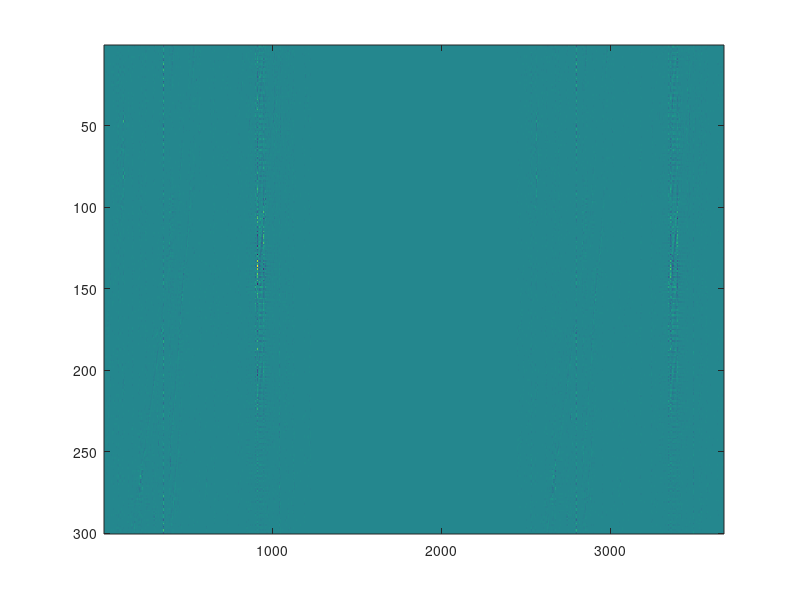

Recreate this plot in MATLAB. (Note: this script raises an error after producing the figure.)
%% THIS IS A SCRIPT TO DEMONSTRATE RESIDUAL DICTIONARY LEARNING FOR SIGNAL LEAKAGE RETRIEVAL
clc;clear;close all;

addpath(genpath('./subroutines'));


%% from urban DAS
%% patch size l1*l2
l1=32;l2=32;s1=16;s2=16;
c1=32;c2=16;%size of the 1D cosine dictionary (if c2>c1, overcomplete)
%% DCT dictionary (dctmtx will generates orthogonal transform)
dct=zeros(c1,c2);
for k=0:1:c2-1
    V=cos([0:1:c1-1]'*k*pi/c2);
    if k>0
        V=V-mean(V);
    end
    dct(:,k+1)=V/norm(V);
end
DCT=kron(dct,dct);%2D DCT dictionary (64,256)
param=struct('T',3,'niter',10,'mode',1,'K',64,'D',DCT);
perc=7;

%chenyk.data/students_postdocs/wanghang/urbandas_example/d_in.mat ./
%chenyk.data/students_postdocs/wanghang/urbandas_example/d_out.mat ./

load data/wang_in.mat;
load data/wang_out.mat;

d=d_in;
d3=d_out;
figure('units','normalized','Position',[0.2 0.4 0.8, 0.6],'color','w');
imagesc([d,d3,d-d3]);colormap(sr_seis);caxis([-0.01,0.01]);

%test clip
d1=sr_clip(d,-0.04,0.04);
figure('units','normalized','Position',[0.2 0.4 0.8, 0.6],'color','w');
imagesc([d,d1,d-d1]);colormap(sr_seis);caxis([-0.01,0.01]);

%test bp
d2=sr_bandpass(d,0.004,0,40);
figure('units','normalized','Position',[0.2 0.4 0.8, 0.6],'color','w');
imagesc([d,d2,d-d2]);colormap(sr_seis);caxis([-0.01,0.01]);


%% residual learning
% X=sr_patch(d,mode,l1,l2,s1,s2);
% [D,G]=sr_sgk(X,param);
% G2=sr_ompN(D,X,T);
% perc=1;
% G2=sr_pthresh(G2,'ph',perc);
% X2=D*G2;
% d3=sr_patch_inv(X2,mode,n1,n2,l1,l2,s1,s2);
% figure;imagesc([dc,d,d3,d-d3]);colormap(sr_seis);
% sr_snr(dc,d3)
[n1,n2]=size(d);
XX=sr_patch(d3,1,l1,l2,s1,s2);
% XXn=sr_patch(sr_clip(d-d3,-0.02,0.02),1,l1,l2,s1,s2);
XXn=sr_patch(sr_bandpass(sr_clip(d-d3,-0.04,0.04),0.004,0,40),1,l1,l2,s1,s2);
[DD,GG]=sr_sgk(XX,param);
Gn=sr_ompN(DD,XXn,3);
perc=1;
Gn=sr_pthresh(Gn,'ph',perc);
Xn=DD*Gn;
d33=sr_patch_inv(Xn,1,n1,n2,l1,l2,s1,s2);
d33=sr_mf(d33,5,1,1);
d33=sr_mf(d33,5,1,2);
d4=d3+d33;
% figure('units','normalized','Position',[0.2 0.4 0.8, 0.6],'color','w');
% imagesc([d,d3,d-d3,d33,d-d3-d33]);colormap(sr_seis);caxis([-0.01,0.01]);
% figure('units','normalized','Position',[0.2 0.4 0.8, 0.6],'color','w');
% imagesc([d,d3,d4,d-d3,d-d4]);colormap(sr_seis);caxis([-0.01,0.01]);

dt=0.20;%s
dx=1;%m
t=[0:n1-1]*dt;
x=1:n2;
indt=100:151;indx=900:1000;indt2=200:250;indx2=200:400;
figure('units','normalized','Position',[0.2 0.4 0.6, 1.0],'color','w');
subplot(6,3,1);imagesc(x,t,d);colormap(sr_seis);caxis([-0.01,0.01]);title('Raw');ylabel('Time (s)','Fontsize',10,'fontweight','bold');sr_framebox(x(indx(1)),x(indx(end)),t(indt(1)),t(indt(end)),'g',2);sr_framebox(x(indx2(1)),x(indx2(end)),t(indt2(1)),t(indt2(end)),'r',2);set(gca,'Linewidth',2,'Fontsize',10,'Fontweight','bold');text(-220,-8.5,'(a)','color','k','Fontsize',20,'fontweight','bold');
subplot(6,3,2);imagesc(x,t,d3);colormap(sr_seis);caxis([-0.01,0.01]);title("Wang's");sr_framebox(x(indx(1)),x(indx(end)),t(indt(1)),t(indt(end)),'g',2);sr_framebox(x(indx2(1)),x(indx2(end)),t(indt2(1)),t(indt2(end)),'r',2);set(gca,'Linewidth',2,'Fontsize',10,'Fontweight','bold');text(-220,-8.5,'(b)','color','k','Fontsize',20,'fontweight','bold');
subplot(6,3,3);imagesc(x,t,d4);colormap(sr_seis);caxis([-0.01,0.01]);title('New');sr_framebox(x(indx(1)),x(indx(end)),t(indt(1)),t(indt(end)),'g',2);sr_framebox(x(indx2(1)),x(indx2(end)),t(indt2(1)),t(indt2(end)),'r',2);set(gca,'Linewidth',2,'Fontsize',10,'Fontweight','bold');text(-220,-8.5,'(c)','color','k','Fontsize',20,'fontweight','bold');
subplot(6,3,4);imagesc(x,t,d33);colormap(sr_seis);caxis([-0.01,0.01]);title('Retrieved signal');xlabel('Channel','Fontsize',10,'fontweight','bold');ylabel('Time (s)','Fontsize',10,'fontweight','bold');sr_framebox(x(indx(1)),x(indx(end)),t(indt(1)),t(indt(end)),'g',2);sr_framebox(x(indx2(1)),x(indx2(end)),t(indt2(1)),t(indt2(end)),'r',2);set(gca,'Linewidth',2,'Fontsize',10,'Fontweight','bold');text(-220,-8.5,'(d)','color','k','Fontsize',20,'fontweight','bold');
subplot(6,3,5);imagesc(x,t,d-d3);colormap(sr_seis);caxis([-0.01,0.01]);title("Wang's Noise");xlabel('Channel','Fontsize',10,'fontweight','bold');sr_framebox(x(indx(1)),x(indx(end)),t(indt(1)),t(indt(end)),'g',2);sr_framebox(x(indx2(1)),x(indx2(end)),t(indt2(1)),t(indt2(end)),'r',2);set(gca,'Linewidth',2,'Fontsize',10,'Fontweight','bold');text(-220,-8.5,'(e)','color','k','Fontsize',20,'fontweight','bold');
subplot(6,3,6);imagesc(x,t,d-d4);colormap(sr_seis);caxis([-0.01,0.01]);title('New noise');xlabel('Channel','Fontsize',10,'fontweight','bold');sr_framebox(x(indx(1)),x(indx(end)),t(indt(1)),t(indt(end)),'g',2);sr_framebox(x(indx2(1)),x(indx2(end)),t(indt2(1)),t(indt2(end)),'r',2);set(gca,'Linewidth',2,'Fontsize',10,'Fontweight','bold');text(-220,-8.5,'(f)','color','k','Fontsize',20,'fontweight','bold');


% t=1:n1;
% x=1:n2;
% indt=1800:2000;indx=200:300;
% figure('units','normalized','Position',[0.2 0.4 0.8, 1.0],'color','w');
subplot(6,3,6+1);imagesc(x(indx),t(indt),d(indt,indx));colormap(sr_seis);caxis([-0.01,0.01]);title('Raw');ylabel('Time (s)','Fontsize',10,'fontweight','bold');set(gca,'Linewidth',2,'Fontsize',10,'Fontweight','bold','xcolor','g','ycolor','g');text(880,18,'(g)','color','k','Fontsize',20,'fontweight','bold');
subplot(6,3,6+2);imagesc(x(indx),t(indt),d3(indt,indx));colormap(sr_seis);caxis([-0.01,0.01]);title("Wang's");set(gca,'Linewidth',2,'Fontsize',10,'Fontweight','bold','xcolor','g','ycolor','g');
subplot(6,3,6+3);imagesc(x(indx),t(indt),d4(indt,indx));colormap(sr_seis);caxis([-0.01,0.01]);title('New');set(gca,'Linewidth',2,'Fontsize',10,'Fontweight','bold','xcolor','g','ycolor','g');
subplot(6,3,6+4);imagesc(x(indx),t(indt),d33(indt,indx));colormap(sr_seis);caxis([-0.01,0.01]);title('Retrieved signal');ylabel('Time (s)','Fontsize',10,'fontweight','bold');set(gca,'Linewidth',2,'Fontsize',10,'Fontweight','bold','xcolor','g','ycolor','g');
subplot(6,3,6+5);imagesc(x(indx),t(indt),d(indt,indx)-d3(indt,indx));colormap(sr_seis);caxis([-0.01,0.01]);title("Wang's Noise");set(gca,'Linewidth',2,'Fontsize',10,'Fontweight','bold','xcolor','g','ycolor','g');
subplot(6,3,6+6);imagesc(x(indx),t(indt),d(indt,indx)-d4(indt,indx));colormap(sr_seis);caxis([-0.01,0.01]);title('New noise');set(gca,'Linewidth',2,'Fontsize',10,'Fontweight','bold','xcolor','g','ycolor','g');
% print(gcf,'-dpng','-r300','wang_z1.png');
%%

% t=1:n1;
% x=1:n2;
% indt2=1750:2000;indx2=450:550;
% figure('units','normalized','Position',[0.2 0.4 0.8, 0.6],'color','w');
subplot(6,3,6+7);imagesc(x(indx2),t(indt2),d(indt2,indx2));colormap(sr_seis);caxis([-0.01,0.01]);title('Raw');ylabel('Time (s)','Fontsize',10,'fontweight','bold');set(gca,'Linewidth',2,'Fontsize',10,'Fontweight','bold','xcolor','r','ycolor','r');text(160,38,'(h)','color','k','Fontsize',20,'fontweight','bold');
subplot(6,3,6+8);imagesc(x(indx2),t(indt2),d3(indt2,indx2));colormap(sr_seis);caxis([-0.01,0.01]);title("Wang's");set(gca,'Linewidth',2,'Fontsize',10,'Fontweight','bold','xcolor','r','ycolor','r');
subplot(6,3,6+9);imagesc(x(indx2),t(indt2),d4(indt2,indx2));colormap(sr_seis);caxis([-0.01,0.01]);title('New');set(gca,'Linewidth',2,'Fontsize',10,'Fontweight','bold','xcolor','r','ycolor','r');
subplot(6,3,6+10);imagesc(x(indx2),t(indt2),d33(indt2,indx2));colormap(sr_seis);caxis([-0.01,0.01]);title('Retrieved signal');xlabel('Channel','Fontsize',10,'fontweight','bold');ylabel('Time (s)','Fontsize',10,'fontweight','bold');set(gca,'Linewidth',2,'Fontsize',10,'Fontweight','bold','xcolor','r','ycolor','r');
subplot(6,3,6+11);imagesc(x(indx2),t(indt2),d(indt2,indx2)-d3(indt2,indx2));colormap(sr_seis);caxis([-0.01,0.01]);xlabel('Channel','Fontsize',10,'fontweight','bold');title("Wang's noise");set(gca,'Linewidth',2,'Fontsize',10,'Fontweight','bold','xcolor','r','ycolor','r');
subplot(6,3,6+12);imagesc(x(indx2),t(indt2),d(indt2,indx2)-d4(indt2,indx2));colormap(sr_seis);caxis([-0.01,0.01]);xlabel('Channel','Fontsize',10,'fontweight','bold');title('New noise');set(gca,'Linewidth',2,'Fontsize',10,'Fontweight','bold','xcolor','r','ycolor','r');
print(gcf,'-dpng','-r300','wang.png');
print(gcf,'-depsc','-r300','wang.eps');


figure('units','normalized','Position',[0.2 0.4 0.53, 1]);
for ia=1:64
    subplot(8,8,ia);imagesc(linspace(-1,1,l1),linspace(-1,1,l1),reshape(DCT(:,ia),l1,l2));colormap(sr_seis);caxis([-0.2,0.2]);
    set(gca,'Linewidth',1.5,'Fontsize',16);
    set(gca,'xticklabel',[]);set(gca,'yticklabel',[]);
end
print(gcf,'-depsc','-r300','wang_atoms1.eps');

figure('units','normalized','Position',[0.2 0.4 0.53, 1]);
rand('state',2024);
inds=randperm(64);
DD2=DD(:,inds);
inds=[5,7,8,9,11,14,16,19,21,26,27,28,31,33,35,36,38,41,44,53,59,64];
for ia=1:64
    subplot(8,8,ia);imagesc(linspace(-1,1,l1),linspace(-1,1,l1),reshape(DD2(:,ia),l1,l2));colormap(sr_seis);caxis([-0.2,0.2]);
    if ismember(ia,inds)
        sr_draw_circle(0,0,0.5,'g.');
    end
    set(gca,'Linewidth',1.5,'Fontsize',16);
    set(gca,'xticklabel',[]);set(gca,'yticklabel',[]);
end
print(gcf,'-depsc','-r300','wang_atoms2.eps');
print(gcf,'-dpng','-r300','wang_atoms2.png');

save wang_atom.mat DCT DD DD2




%% plot patches
figure;imagesc(XXn(:,:));colormap(sr_seis);caxis([-0.01,0.01]);
figure;imagesc(Xn(:,:));colormap(sr_seis);caxis([-0.01,0.01]);



XXn2=[];
Xn2=[];
figure('units','normalized','Position',[0.2 0.4 0.53, 1]);
rand('state',2024);
inds=randperm(64);
DD2=DD(:,inds);
inds=[2,4,14,16,19,21,24,27,29,30,33,35,38,42,44,45,47,52,53,59,60,61,63];
ntmp=400

inds2=[4,5,6,7,8,11,12,13,36,37,38,39,40,41,42,44];
for ia=[1:64]+ntmp
    subplot(8,8,ia-ntmp);imagesc(linspace(-1,1,l1),linspace(-1,1,l1),reshape(XXn(:,ia),l1,l1));colormap(sr_seis);caxis([-.01,.01]);
    if ismember(ia,inds)
        sr_draw_circle(0,0,0.5,'w');
    end
    set(gca,'Linewidth',1.5,'Fontsize',16);
    set(gca,'xticklabel',[]);set(gca,'yticklabel',[]);

    if ismember(ia-ntmp,inds2);
        XXn2=[XXn2,XXn(:,ia)];
    end
end



% print(gcf,'-depsc','-r300','wang_patch0.eps');

figure('units','normalized','Position',[0.2 0.4 0.53, 1]);
rand('state',2024);
inds=randperm(64);
DD2=DD(:,inds);
inds=[2,4,14,16,19,21,24,27,29,30,33,35,38,42,44,45,47,52,53,59,60,61,63];
% ntmp=4000
for ia=[1:64]+ntmp
    subplot(8,8,ia-ntmp);imagesc(linspace(-1,1,l1),linspace(-1,1,l1),reshape(Xn(:,ia),l1,l1));colormap(sr_seis);caxis([-.01,.01]);
    if ismember(ia,inds)
        sr_draw_circle(0,0,0.5,'w');
    end
    set(gca,'Linewidth',1.5,'Fontsize',16);
    set(gca,'xticklabel',[]);set(gca,'yticklabel',[]);
    if ismember(ia-ntmp,inds2);
        Xn2=[Xn2,Xn(:,ia)];
    end
end
% print(gcf,'-depsc','-r300','wang_patch1.eps');

figure('units','normalized','Position',[0.2 0.4 0.53, 1]);
rand('state',2024);
inds=randperm(64);
DD2=DD(:,inds);
inds=[2,4,14,16,19,21,24,27,29,30,33,35,38,42,44,45,47,52,53,59,60,61,63];
% ntmp=4000
for ia=[1:64]+ntmp
    subplot(8,8,ia-ntmp);imagesc(linspace(-1,1,l1),linspace(-1,1,l1),reshape(XXn(:,ia)-Xn(:,ia),l1,l1));colormap(sr_seis);caxis([-.01,.01]);
    if ismember(ia,inds)
        sr_draw_circle(0,0,0.5,'w');
    end
    set(gca,'Linewidth',1.5,'Fontsize',16);
    set(gca,'xticklabel',[]);set(gca,'yticklabel',[]);
end
% print(gcf,'-depsc','-r300','wang_patch2.eps');


figure('units','normalized','Position',[0.2 0.4 0.53, 1]);
for ia=[1:16]
    subplot(4,4,ia);imagesc(linspace(-1,1,l1),linspace(-1,1,l1),reshape(XXn2(:,ia),l1,l1));colormap(sr_seis);caxis([-.02,.02]);
    set(gca,'Linewidth',1.5,'Fontsize',16);
    set(gca,'xticklabel',[]);set(gca,'yticklabel',[]);
end
anno2;
print(gcf,'-depsc','-r300','wang_patch0.eps');

figure('units','normalized','Position',[0.2 0.4 0.53, 1]);
for ia=[1:16]
    subplot(4,4,ia);imagesc(linspace(-1,1,l1),linspace(-1,1,l1),reshape(Xn2(:,ia),l1,l1));colormap(sr_seis);caxis([-.02,.02]);
    set(gca,'Linewidth',1.5,'Fontsize',16);
    set(gca,'xticklabel',[]);set(gca,'yticklabel',[]);
end
anno2;
print(gcf,'-depsc','-r300','wang_patch1.eps');

figure('units','normalized','Position',[0.2 0.4 0.53, 1]);
for ia=[1:16]
    subplot(4,4,ia);imagesc(linspace(-1,1,l1),linspace(-1,1,l1),reshape(XXn2(:,ia)-Xn2(:,ia),l1,l1));colormap(sr_seis);caxis([-.02,.02]);
    set(gca,'Linewidth',1.5,'Fontsize',16);
    set(gca,'xticklabel',[]);set(gca,'yticklabel',[]);
end
anno2;
print(gcf,'-depsc','-r300','wang_patch2.eps');


